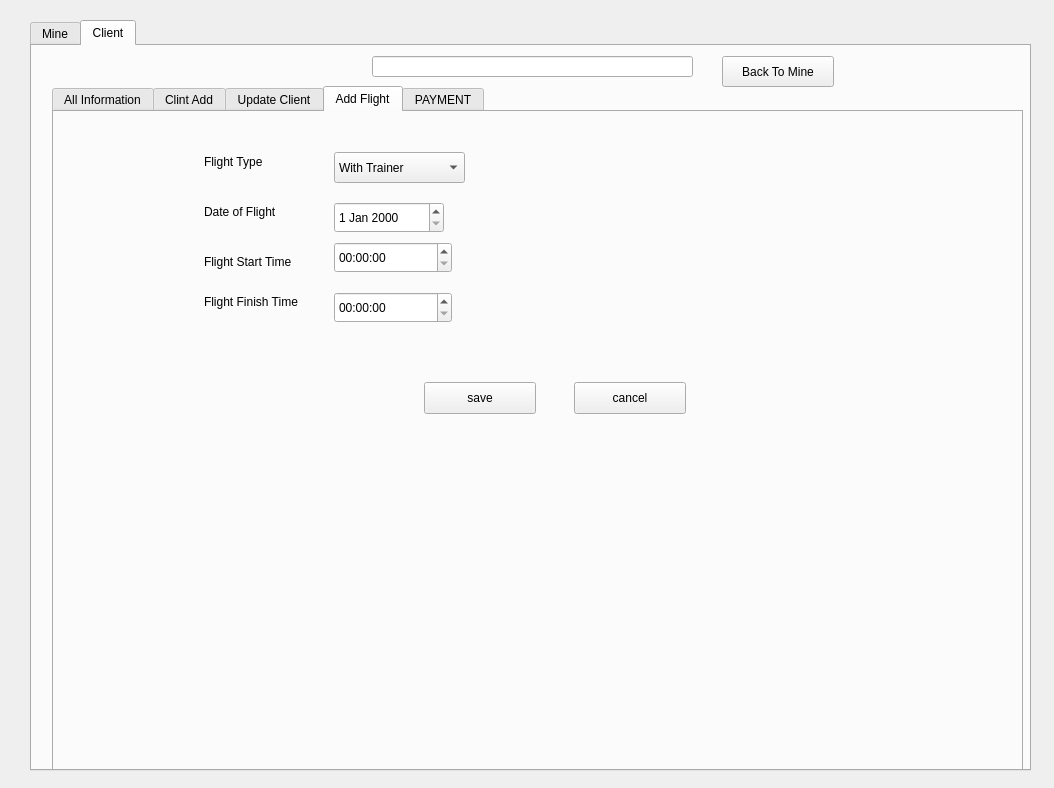
<?xml version="1.0" encoding="UTF-8"?>
<ui version="4.0">
 <class>MainWindow</class>
 <widget class="QMainWindow" name="MainWindow">
  <property name="geometry">
   <rect>
    <x>0</x>
    <y>0</y>
    <width>1054</width>
    <height>788</height>
   </rect>
  </property>
  <property name="windowTitle">
   <string>MainWindow</string>
  </property>
  <widget class="QWidget" name="centralwidget">
   <widget class="QTabWidget" name="tabWidget">
    <property name="geometry">
     <rect>
      <x>30</x>
      <y>20</y>
      <width>1001</width>
      <height>751</height>
     </rect>
    </property>
    <property name="currentIndex">
     <number>1</number>
    </property>
    <widget class="QWidget" name="tab_3">
     <attribute name="title">
      <string>Mine</string>
     </attribute>
     <widget class="QTabWidget" name="tabWidget_2">
      <property name="geometry">
       <rect>
        <x>70</x>
        <y>0</y>
        <width>851</width>
        <height>631</height>
       </rect>
      </property>
      <property name="currentIndex">
       <number>0</number>
      </property>
      <widget class="QWidget" name="tab">
       <attribute name="title">
        <string>All Client</string>
       </attribute>
       <widget class="QTableWidget" name="tableWidget_5">
        <property name="geometry">
         <rect>
          <x>10</x>
          <y>110</y>
          <width>771</width>
          <height>461</height>
         </rect>
        </property>
        <column>
         <property name="text">
          <string>Full Name </string>
         </property>
         <property name="font">
          <font>
           <pointsize>20</pointsize>
          </font>
         </property>
        </column>
        <column>
         <property name="text">
          <string>Start Trining Date</string>
         </property>
         <property name="font">
          <font>
           <pointsize>20</pointsize>
          </font>
         </property>
        </column>
        <column>
         <property name="text">
          <string>Last Flight Date</string>
         </property>
         <property name="font">
          <font>
           <pointsize>20</pointsize>
          </font>
         </property>
        </column>
        <column>
         <property name="text">
          <string>Total Flight Hours</string>
         </property>
         <property name="font">
          <font>
           <pointsize>20</pointsize>
          </font>
         </property>
        </column>
       </widget>
       <widget class="QPushButton" name="pushButton_3">
        <property name="geometry">
         <rect>
          <x>720</x>
          <y>40</y>
          <width>61</width>
          <height>51</height>
         </rect>
        </property>
        <property name="text">
         <string/>
        </property>
        <property name="icon">
         <iconset resource="icons.qrc">
          <normaloff>:/icons/images.png</normaloff>:/icons/images.png</iconset>
        </property>
        <property name="iconSize">
         <size>
          <width>70</width>
          <height>50</height>
         </size>
        </property>
       </widget>
       <widget class="QPushButton" name="pushButton_4">
        <property name="geometry">
         <rect>
          <x>510</x>
          <y>39</y>
          <width>61</width>
          <height>51</height>
         </rect>
        </property>
        <property name="text">
         <string/>
        </property>
        <property name="icon">
         <iconset resource="icons.qrc">
          <normaloff>:/icons/search.png</normaloff>:/icons/search.png</iconset>
        </property>
        <property name="iconSize">
         <size>
          <width>50</width>
          <height>50</height>
         </size>
        </property>
       </widget>
       <widget class="QLineEdit" name="lineEdit_10">
        <property name="geometry">
         <rect>
          <x>245</x>
          <y>39</y>
          <width>271</width>
          <height>51</height>
         </rect>
        </property>
       </widget>
       <widget class="QComboBox" name="comboBox_3">
        <property name="geometry">
         <rect>
          <x>350</x>
          <y>0</y>
          <width>141</width>
          <height>41</height>
         </rect>
        </property>
        <item>
         <property name="text">
          <string>search by name</string>
         </property>
        </item>
        <item>
         <property name="text">
          <string>search by phone</string>
         </property>
        </item>
       </widget>
      </widget>
     </widget>
    </widget>
    <widget class="QWidget" name="tab_12">
     <attribute name="title">
      <string>Client</string>
     </attribute>
     <widget class="QTabWidget" name="tabWidget_6">
      <property name="geometry">
       <rect>
        <x>20</x>
        <y>40</y>
        <width>971</width>
        <height>691</height>
       </rect>
      </property>
      <property name="currentIndex">
       <number>3</number>
      </property>
      <widget class="QWidget" name="tab_13">
       <attribute name="title">
        <string>All Information</string>
       </attribute>
       <widget class="QTabWidget" name="tabWidget_7">
        <property name="geometry">
         <rect>
          <x>10</x>
          <y>150</y>
          <width>931</width>
          <height>431</height>
         </rect>
        </property>
        <property name="currentIndex">
         <number>0</number>
        </property>
        <widget class="QWidget" name="tab_14">
         <attribute name="title">
          <string>Flight</string>
         </attribute>
         <widget class="QTableWidget" name="tableWidget_6">
          <property name="geometry">
           <rect>
            <x>30</x>
            <y>10</y>
            <width>641</width>
            <height>301</height>
           </rect>
          </property>
         </widget>
         <widget class="QPushButton" name="pushButton_21">
          <property name="geometry">
           <rect>
            <x>680</x>
            <y>170</y>
            <width>141</width>
            <height>32</height>
           </rect>
          </property>
          <property name="text">
           <string>Delete</string>
          </property>
         </widget>
         <widget class="QPushButton" name="pushButton_22">
          <property name="geometry">
           <rect>
            <x>680</x>
            <y>130</y>
            <width>141</width>
            <height>32</height>
           </rect>
          </property>
          <property name="text">
           <string>Update</string>
          </property>
         </widget>
         <widget class="QLabel" name="label_16">
          <property name="geometry">
           <rect>
            <x>37</x>
            <y>325</y>
            <width>121</width>
            <height>31</height>
           </rect>
          </property>
          <property name="text">
           <string>Total Flying Hours</string>
          </property>
         </widget>
         <widget class="QPushButton" name="pushButton_2">
          <property name="geometry">
           <rect>
            <x>680</x>
            <y>20</y>
            <width>141</width>
            <height>101</height>
           </rect>
          </property>
          <property name="text">
           <string>Add New Flight</string>
          </property>
         </widget>
        </widget>
        <widget class="QWidget" name="tab_15">
         <attribute name="title">
          <string>Payment</string>
         </attribute>
         <widget class="QTableWidget" name="tableWidget_7">
          <property name="geometry">
           <rect>
            <x>30</x>
            <y>10</y>
            <width>641</width>
            <height>301</height>
           </rect>
          </property>
         </widget>
         <widget class="QPushButton" name="pushButton_25">
          <property name="geometry">
           <rect>
            <x>680</x>
            <y>130</y>
            <width>141</width>
            <height>32</height>
           </rect>
          </property>
          <property name="text">
           <string>Update</string>
          </property>
         </widget>
         <widget class="QPushButton" name="pushButton_26">
          <property name="geometry">
           <rect>
            <x>680</x>
            <y>170</y>
            <width>141</width>
            <height>32</height>
           </rect>
          </property>
          <property name="text">
           <string>Delete</string>
          </property>
         </widget>
         <widget class="QLabel" name="label_17">
          <property name="geometry">
           <rect>
            <x>40</x>
            <y>326</y>
            <width>111</width>
            <height>31</height>
           </rect>
          </property>
          <property name="text">
           <string>Payment status</string>
          </property>
         </widget>
         <widget class="QPushButton" name="pushButton_7">
          <property name="geometry">
           <rect>
            <x>680</x>
            <y>20</y>
            <width>141</width>
            <height>101</height>
           </rect>
          </property>
          <property name="text">
           <string>Add New Payment</string>
          </property>
         </widget>
        </widget>
       </widget>
       <widget class="QLabel" name="label_18">
        <property name="geometry">
         <rect>
          <x>150</x>
          <y>20</y>
          <width>81</width>
          <height>20</height>
         </rect>
        </property>
        <property name="text">
         <string>Name</string>
        </property>
       </widget>
       <widget class="QLineEdit" name="lineEdit_12">
        <property name="geometry">
         <rect>
          <x>240</x>
          <y>20</y>
          <width>321</width>
          <height>21</height>
         </rect>
        </property>
       </widget>
       <widget class="QLineEdit" name="lineEdit_13">
        <property name="geometry">
         <rect>
          <x>240</x>
          <y>60</y>
          <width>201</width>
          <height>21</height>
         </rect>
        </property>
       </widget>
       <widget class="QLabel" name="label_19">
        <property name="geometry">
         <rect>
          <x>150</x>
          <y>60</y>
          <width>81</width>
          <height>20</height>
         </rect>
        </property>
        <property name="text">
         <string>Phone</string>
        </property>
       </widget>
       <widget class="QLineEdit" name="lineEdit_14">
        <property name="geometry">
         <rect>
          <x>240</x>
          <y>110</y>
          <width>113</width>
          <height>21</height>
         </rect>
        </property>
       </widget>
       <widget class="QLabel" name="label_20">
        <property name="geometry">
         <rect>
          <x>150</x>
          <y>110</y>
          <width>81</width>
          <height>20</height>
         </rect>
        </property>
        <property name="text">
         <string>Date of Birth</string>
        </property>
       </widget>
       <widget class="QLineEdit" name="lineEdit_15">
        <property name="geometry">
         <rect>
          <x>700</x>
          <y>20</y>
          <width>113</width>
          <height>21</height>
         </rect>
        </property>
       </widget>
       <widget class="QLabel" name="label_21">
        <property name="geometry">
         <rect>
          <x>640</x>
          <y>20</y>
          <width>58</width>
          <height>16</height>
         </rect>
        </property>
        <property name="text">
         <string>E-mail</string>
        </property>
       </widget>
       <widget class="QLineEdit" name="lineEdit_16">
        <property name="geometry">
         <rect>
          <x>700</x>
          <y>60</y>
          <width>113</width>
          <height>21</height>
         </rect>
        </property>
        <property name="text">
         <string/>
        </property>
       </widget>
       <widget class="QLabel" name="label_22">
        <property name="geometry">
         <rect>
          <x>567</x>
          <y>59</y>
          <width>121</width>
          <height>21</height>
         </rect>
        </property>
        <property name="text">
         <string>Training start date</string>
        </property>
       </widget>
       <widget class="QLineEdit" name="lineEdit_17">
        <property name="geometry">
         <rect>
          <x>450</x>
          <y>110</y>
          <width>361</width>
          <height>21</height>
         </rect>
        </property>
       </widget>
       <widget class="QLabel" name="label_23">
        <property name="geometry">
         <rect>
          <x>390</x>
          <y>110</y>
          <width>58</width>
          <height>16</height>
         </rect>
        </property>
        <property name="text">
         <string>Address</string>
        </property>
       </widget>
       <widget class="QPushButton" name="pushButton_5">
        <property name="geometry">
         <rect>
          <x>830</x>
          <y>10</y>
          <width>112</width>
          <height>61</height>
         </rect>
        </property>
        <property name="text">
         <string>Update</string>
        </property>
       </widget>
       <widget class="QPushButton" name="pushButton_27">
        <property name="geometry">
         <rect>
          <x>830</x>
          <y>80</y>
          <width>112</width>
          <height>51</height>
         </rect>
        </property>
        <property name="text">
         <string>Delete</string>
        </property>
       </widget>
      </widget>
      <widget class="QWidget" name="tab_2">
       <attribute name="title">
        <string>Clint Add</string>
       </attribute>
       <widget class="QLabel" name="label_36">
        <property name="geometry">
         <rect>
          <x>320</x>
          <y>130</y>
          <width>58</width>
          <height>16</height>
         </rect>
        </property>
        <property name="text">
         <string>Address</string>
        </property>
       </widget>
       <widget class="QLabel" name="label_32">
        <property name="geometry">
         <rect>
          <x>497</x>
          <y>79</y>
          <width>121</width>
          <height>21</height>
         </rect>
        </property>
        <property name="text">
         <string>Training start date</string>
        </property>
       </widget>
       <widget class="QPushButton" name="pushButton_33">
        <property name="geometry">
         <rect>
          <x>760</x>
          <y>30</y>
          <width>141</width>
          <height>51</height>
         </rect>
        </property>
        <property name="text">
         <string>Add New Clint</string>
        </property>
       </widget>
       <widget class="QLabel" name="label_35">
        <property name="geometry">
         <rect>
          <x>570</x>
          <y>40</y>
          <width>58</width>
          <height>16</height>
         </rect>
        </property>
        <property name="text">
         <string>E-mail</string>
        </property>
       </widget>
       <widget class="QLineEdit" name="lineEdit_23">
        <property name="geometry">
         <rect>
          <x>170</x>
          <y>130</y>
          <width>113</width>
          <height>21</height>
         </rect>
        </property>
       </widget>
       <widget class="QLineEdit" name="lineEdit_25">
        <property name="geometry">
         <rect>
          <x>630</x>
          <y>40</y>
          <width>113</width>
          <height>21</height>
         </rect>
        </property>
       </widget>
       <widget class="QPushButton" name="pushButton_6">
        <property name="geometry">
         <rect>
          <x>760</x>
          <y>90</y>
          <width>141</width>
          <height>51</height>
         </rect>
        </property>
        <property name="text">
         <string>Cancele</string>
        </property>
       </widget>
       <widget class="QLabel" name="label_31">
        <property name="geometry">
         <rect>
          <x>80</x>
          <y>130</y>
          <width>81</width>
          <height>20</height>
         </rect>
        </property>
        <property name="text">
         <string>Date of Birth</string>
        </property>
       </widget>
       <widget class="QLineEdit" name="lineEdit_22">
        <property name="geometry">
         <rect>
          <x>380</x>
          <y>130</y>
          <width>361</width>
          <height>21</height>
         </rect>
        </property>
       </widget>
       <widget class="QLabel" name="label_33">
        <property name="geometry">
         <rect>
          <x>80</x>
          <y>40</y>
          <width>81</width>
          <height>20</height>
         </rect>
        </property>
        <property name="text">
         <string>Name</string>
        </property>
       </widget>
       <widget class="QLabel" name="label_34">
        <property name="geometry">
         <rect>
          <x>80</x>
          <y>80</y>
          <width>81</width>
          <height>20</height>
         </rect>
        </property>
        <property name="text">
         <string>Phone</string>
        </property>
       </widget>
       <widget class="QLineEdit" name="lineEdit_20">
        <property name="geometry">
         <rect>
          <x>170</x>
          <y>80</y>
          <width>201</width>
          <height>21</height>
         </rect>
        </property>
       </widget>
       <widget class="QLineEdit" name="lineEdit_21">
        <property name="geometry">
         <rect>
          <x>630</x>
          <y>80</y>
          <width>113</width>
          <height>21</height>
         </rect>
        </property>
        <property name="text">
         <string/>
        </property>
       </widget>
       <widget class="QLineEdit" name="lineEdit_24">
        <property name="geometry">
         <rect>
          <x>170</x>
          <y>40</y>
          <width>321</width>
          <height>21</height>
         </rect>
        </property>
       </widget>
      </widget>
      <widget class="QWidget" name="tab_4">
       <attribute name="title">
        <string>Update Client</string>
       </attribute>
       <widget class="QPushButton" name="pushButton_34">
        <property name="geometry">
         <rect>
          <x>760</x>
          <y>30</y>
          <width>141</width>
          <height>51</height>
         </rect>
        </property>
        <property name="text">
         <string>Update Clint</string>
        </property>
       </widget>
       <widget class="QLabel" name="label_37">
        <property name="geometry">
         <rect>
          <x>497</x>
          <y>79</y>
          <width>121</width>
          <height>21</height>
         </rect>
        </property>
        <property name="text">
         <string>Training start date</string>
        </property>
       </widget>
       <widget class="QLabel" name="label_38">
        <property name="geometry">
         <rect>
          <x>570</x>
          <y>40</y>
          <width>58</width>
          <height>16</height>
         </rect>
        </property>
        <property name="text">
         <string>E-mail</string>
        </property>
       </widget>
       <widget class="QLineEdit" name="lineEdit_26">
        <property name="geometry">
         <rect>
          <x>630</x>
          <y>40</y>
          <width>113</width>
          <height>21</height>
         </rect>
        </property>
       </widget>
       <widget class="QLineEdit" name="lineEdit_27">
        <property name="geometry">
         <rect>
          <x>170</x>
          <y>130</y>
          <width>113</width>
          <height>21</height>
         </rect>
        </property>
       </widget>
       <widget class="QPushButton" name="pushButton_8">
        <property name="geometry">
         <rect>
          <x>760</x>
          <y>90</y>
          <width>141</width>
          <height>51</height>
         </rect>
        </property>
        <property name="text">
         <string>Cancele</string>
        </property>
       </widget>
       <widget class="QLabel" name="label_39">
        <property name="geometry">
         <rect>
          <x>80</x>
          <y>130</y>
          <width>81</width>
          <height>20</height>
         </rect>
        </property>
        <property name="text">
         <string>Date of Birth</string>
        </property>
       </widget>
       <widget class="QLineEdit" name="lineEdit_28">
        <property name="geometry">
         <rect>
          <x>380</x>
          <y>130</y>
          <width>361</width>
          <height>21</height>
         </rect>
        </property>
       </widget>
       <widget class="QLabel" name="label_40">
        <property name="geometry">
         <rect>
          <x>80</x>
          <y>40</y>
          <width>81</width>
          <height>20</height>
         </rect>
        </property>
        <property name="text">
         <string>Name</string>
        </property>
       </widget>
       <widget class="QLabel" name="label_41">
        <property name="geometry">
         <rect>
          <x>80</x>
          <y>80</y>
          <width>81</width>
          <height>20</height>
         </rect>
        </property>
        <property name="text">
         <string>Phone</string>
        </property>
       </widget>
       <widget class="QLabel" name="label_42">
        <property name="geometry">
         <rect>
          <x>320</x>
          <y>130</y>
          <width>58</width>
          <height>16</height>
         </rect>
        </property>
        <property name="text">
         <string>Address</string>
        </property>
       </widget>
       <widget class="QLineEdit" name="lineEdit_29">
        <property name="geometry">
         <rect>
          <x>170</x>
          <y>80</y>
          <width>201</width>
          <height>21</height>
         </rect>
        </property>
       </widget>
       <widget class="QLineEdit" name="lineEdit_30">
        <property name="geometry">
         <rect>
          <x>170</x>
          <y>40</y>
          <width>321</width>
          <height>21</height>
         </rect>
        </property>
       </widget>
       <widget class="QLineEdit" name="lineEdit_31">
        <property name="geometry">
         <rect>
          <x>630</x>
          <y>80</y>
          <width>113</width>
          <height>21</height>
         </rect>
        </property>
        <property name="text">
         <string/>
        </property>
       </widget>
      </widget>
      <widget class="QWidget" name="tab_16">
       <attribute name="title">
        <string>Add Flight</string>
       </attribute>
       <widget class="QPushButton" name="pushButton_29">
        <property name="geometry">
         <rect>
          <x>370</x>
          <y>270</y>
          <width>112</width>
          <height>32</height>
         </rect>
        </property>
        <property name="text">
         <string>save</string>
        </property>
       </widget>
       <widget class="QPushButton" name="pushButton_30">
        <property name="geometry">
         <rect>
          <x>520</x>
          <y>270</y>
          <width>112</width>
          <height>32</height>
         </rect>
        </property>
        <property name="text">
         <string>cancel</string>
        </property>
       </widget>
       <widget class="QTimeEdit" name="timeEdit_3">
        <property name="geometry">
         <rect>
          <x>280</x>
          <y>130</y>
          <width>118</width>
          <height>31</height>
         </rect>
        </property>
       </widget>
       <widget class="QDateEdit" name="dateEdit_2">
        <property name="geometry">
         <rect>
          <x>280</x>
          <y>90</y>
          <width>110</width>
          <height>31</height>
         </rect>
        </property>
       </widget>
       <widget class="QTimeEdit" name="timeEdit_4">
        <property name="geometry">
         <rect>
          <x>280</x>
          <y>180</y>
          <width>118</width>
          <height>31</height>
         </rect>
        </property>
       </widget>
       <widget class="QLabel" name="label_24">
        <property name="geometry">
         <rect>
          <x>150</x>
          <y>140</y>
          <width>121</width>
          <height>20</height>
         </rect>
        </property>
        <property name="text">
         <string>Flight Start Time</string>
        </property>
       </widget>
       <widget class="QLabel" name="label_25">
        <property name="geometry">
         <rect>
          <x>150</x>
          <y>90</y>
          <width>91</width>
          <height>20</height>
         </rect>
        </property>
        <property name="text">
         <string>Date of Flight</string>
        </property>
       </widget>
       <widget class="QLabel" name="label_26">
        <property name="geometry">
         <rect>
          <x>150</x>
          <y>180</y>
          <width>121</width>
          <height>20</height>
         </rect>
        </property>
        <property name="text">
         <string>Flight Finish Time</string>
        </property>
       </widget>
       <widget class="QLabel" name="label_27">
        <property name="geometry">
         <rect>
          <x>150</x>
          <y>40</y>
          <width>81</width>
          <height>20</height>
         </rect>
        </property>
        <property name="text">
         <string>Flight Type</string>
        </property>
       </widget>
       <widget class="QComboBox" name="comboBox_2">
        <property name="geometry">
         <rect>
          <x>280</x>
          <y>40</y>
          <width>131</width>
          <height>31</height>
         </rect>
        </property>
        <item>
         <property name="text">
          <string>With Trainer</string>
         </property>
        </item>
        <item>
         <property name="text">
          <string>Solo</string>
         </property>
        </item>
       </widget>
      </widget>
      <widget class="QWidget" name="tab_17">
       <attribute name="title">
        <string>PAYMENT</string>
       </attribute>
       <widget class="QLabel" name="label_28">
        <property name="geometry">
         <rect>
          <x>237</x>
          <y>106</y>
          <width>161</width>
          <height>20</height>
         </rect>
        </property>
        <property name="text">
         <string>Transfer  Date &amp; Time</string>
        </property>
       </widget>
       <widget class="QDateTimeEdit" name="dateTimeEdit_2">
        <property name="geometry">
         <rect>
          <x>420</x>
          <y>110</y>
          <width>194</width>
          <height>22</height>
         </rect>
        </property>
       </widget>
       <widget class="QLabel" name="label_29">
        <property name="geometry">
         <rect>
          <x>297</x>
          <y>156</y>
          <width>111</width>
          <height>20</height>
         </rect>
        </property>
        <property name="text">
         <string>Transfer Amount</string>
        </property>
       </widget>
       <widget class="QLineEdit" name="lineEdit_18">
        <property name="geometry">
         <rect>
          <x>420</x>
          <y>150</y>
          <width>113</width>
          <height>31</height>
         </rect>
        </property>
       </widget>
       <widget class="QLabel" name="label_30">
        <property name="geometry">
         <rect>
          <x>540</x>
          <y>156</y>
          <width>21</width>
          <height>20</height>
         </rect>
        </property>
        <property name="text">
         <string>SR</string>
        </property>
       </widget>
       <widget class="QPushButton" name="pushButton_31">
        <property name="geometry">
         <rect>
          <x>320</x>
          <y>250</y>
          <width>112</width>
          <height>32</height>
         </rect>
        </property>
        <property name="text">
         <string>Save</string>
        </property>
       </widget>
       <widget class="QPushButton" name="pushButton_32">
        <property name="geometry">
         <rect>
          <x>460</x>
          <y>250</y>
          <width>112</width>
          <height>32</height>
         </rect>
        </property>
        <property name="text">
         <string>Cancel</string>
        </property>
       </widget>
      </widget>
     </widget>
     <widget class="QLineEdit" name="lineEdit_19">
      <property name="geometry">
       <rect>
        <x>340</x>
        <y>10</y>
        <width>321</width>
        <height>21</height>
       </rect>
      </property>
     </widget>
     <widget class="QPushButton" name="pushButton">
      <property name="geometry">
       <rect>
        <x>690</x>
        <y>10</y>
        <width>112</width>
        <height>31</height>
       </rect>
      </property>
      <property name="text">
       <string>Back To Mine</string>
      </property>
     </widget>
    </widget>
   </widget>
  </widget>
 </widget>
 <resources>
  <include location="icons.qrc"/>
 </resources>
 <connections/>
</ui>
